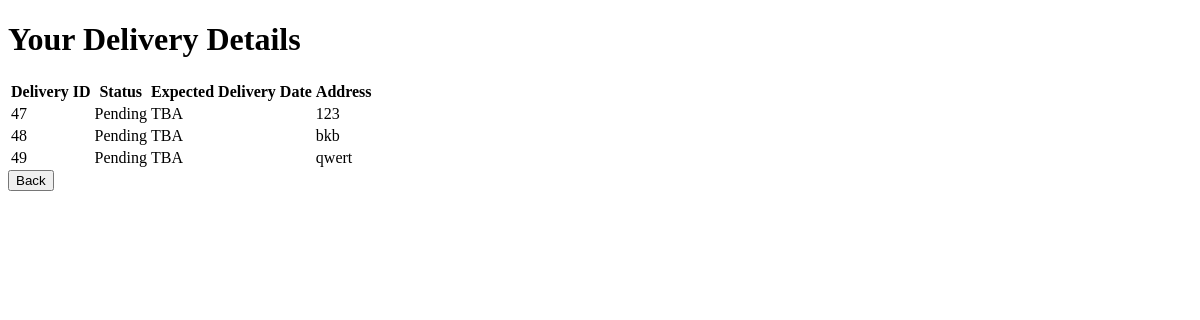
The app's page /viewdelcus (signed in), older data.
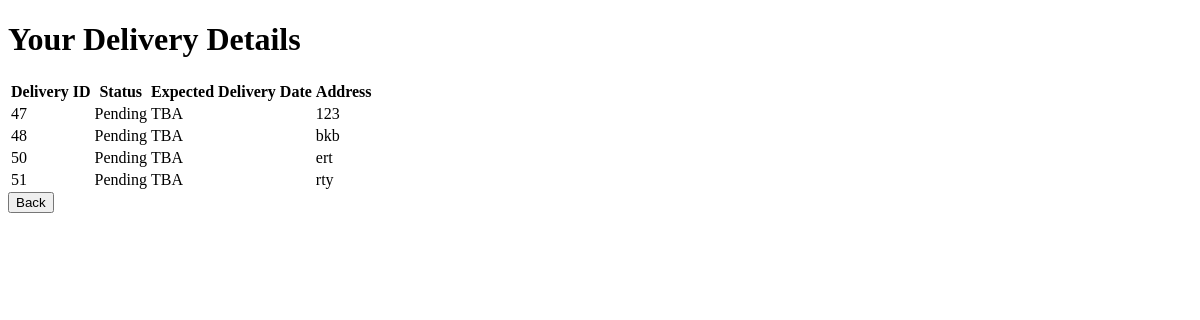
The same page, newer data.
### main.py (models this page shows)
class Delivery(db.Model):
    id = db.Column(db.Integer, primary_key=True)
    customer_id = db.Column(db.Integer, db.ForeignKey('customer.id'), nullable=False)  # Link to customer
    delivery_status = db.Column(db.String(50), default="Pending")
    expected_delivery_date = db.Column(db.String(50), nullable=False)
    address = db.Column(db.String(255), nullable=False)
    customer = db.relationship('customer', backref=db.backref('deliveries', lazy=True))

### main.py (the view)
@tandtweb.route('/viewdelcus', methods=['GET'])
def delivery_detail():
    customer_id = session.get('user_id')
    if not customer_id:
        flash('Please log in to view your delivery details.', 'error')
        return redirect('/customer')
    deliveries = Delivery.query.filter_by(customer_id=customer_id).all()
    if not deliveries:
        flash('No delivery details found.', 'info')
        return redirect('/customerhome')
    return render_template('viewdelcus.html', deliveries=deliveries)

### templates/viewdelcus.html (shortened to what this page needs)
<!DOCTYPE html>
<html lang="en">
<head>
</head>
<body>
    <h1>Your Delivery Details</h1>
    {% if deliveries %}
        <table>
            <thead>
                <tr>
                    <th>Delivery ID</th>
                    <th>Status</th>
                    <th>Expected Delivery Date</th>
                    <th>Address</th>
                </tr>
            </thead>
            <tbody>
                {% for delivery in deliveries %}
                    <tr>
                        <td>{{ delivery.id }}</td>
                        <td>{{ delivery.delivery_status }}</td>
                        <td>{{ delivery.expected_delivery_date }}</td>
                        <td>{{ delivery.address }}</td>
                    </tr>
                {% endfor %}
            </tbody>
        </table>
    {% else %}
        <p class="no-deliveries">No delivery details found.</p>
    {% endif %}
    <button type="button" onclick="window.location.href='/customerhome'">Back</button>
</body>
</html>

Row changes from the older to the newer data that the page shows:
removed Delivery: id "49", delivery_status "Pending", expected_delivery_date "TBA", address "qwert"
added Delivery: id "50", delivery_status "Pending", expected_delivery_date "TBA", address "ert"
added Delivery: id "51", delivery_status "Pending", expected_delivery_date "TBA", address "rty"
